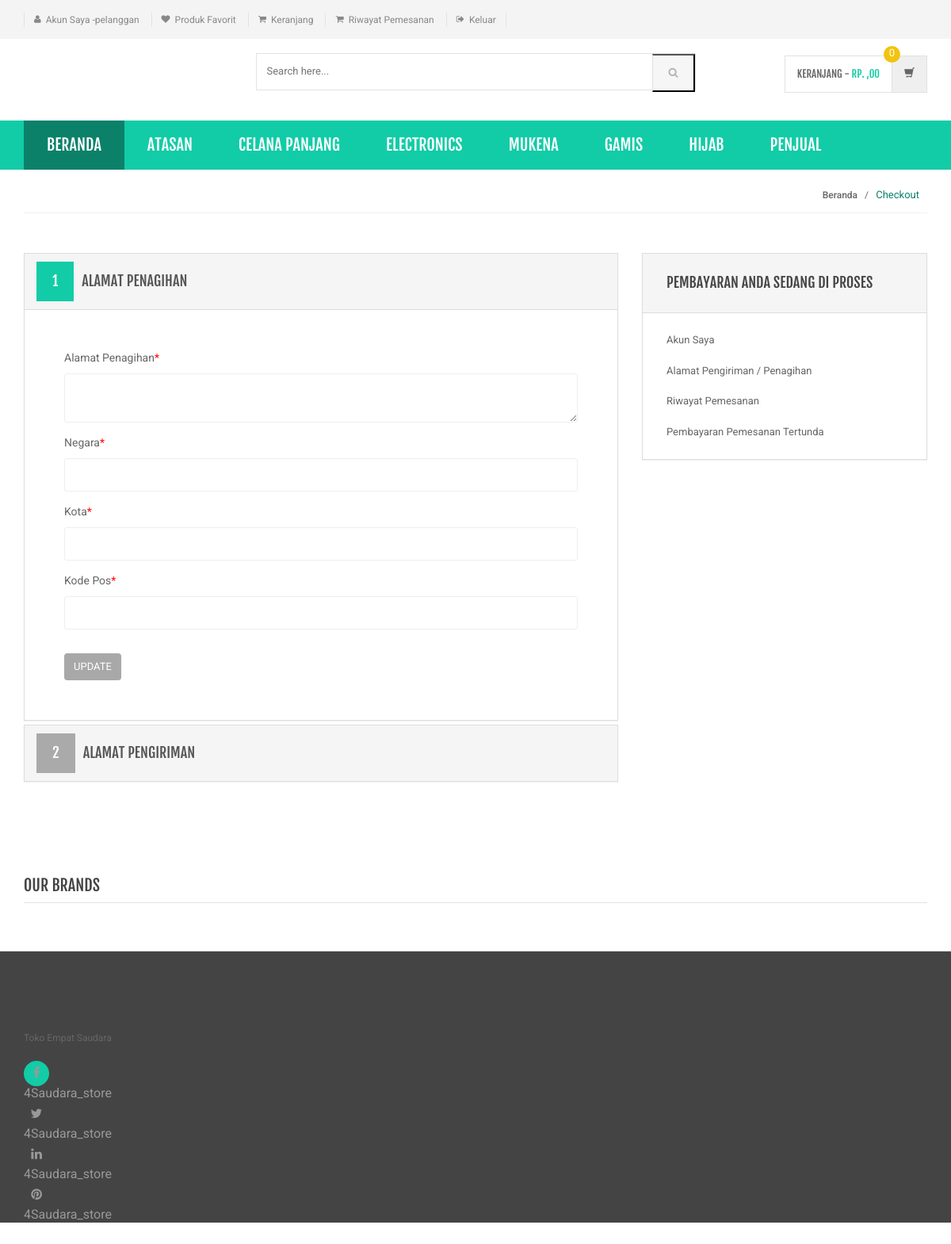
/bill-ship-addresses.php (signed in), run on the app's committed database.
### tables this page shows
CREATE TABLE `category` (
  `id` int(11) NOT NULL,
  `categoryName` varchar(255) DEFAULT NULL,
  `categoryDescription` longtext DEFAULT NULL,
  `creationDate` timestamp NOT NULL DEFAULT current_timestamp(),
  `updationDate` varchar(255) DEFAULT NULL
);

CREATE TABLE `users` (
  `id` int(11) NOT NULL,
  `name` varchar(255) DEFAULT NULL,
  `email` varchar(255) DEFAULT NULL,
  `contactno` bigint(11) DEFAULT NULL,
  `password` varchar(255) DEFAULT NULL,
  `shippingAddress` longtext DEFAULT NULL,
  `shippingState` varchar(255) DEFAULT NULL,
  `shippingCity` varchar(255) DEFAULT NULL,
  `shippingPincode` int(11) DEFAULT NULL,
  `billingAddress` longtext DEFAULT NULL,
  `billingState` varchar(255) DEFAULT NULL,
  `billingCity` varchar(255) DEFAULT NULL,
  `billingPincode` int(11) DEFAULT NULL,
  `regDate` timestamp NOT NULL DEFAULT current_timestamp(),
  `updationDate` varchar(255) DEFAULT NULL
);

### bill-ship-addresses.php (the view, shortened to what this page needs)
<?php
include('includes/config.php');
if(strlen($_SESSION['login'])==0)
    {
header('location:index.php');
}
else{
?>
<!DOCTYPE html>
<html lang="en">
	<head>
	    <link rel="stylesheet" href="assets/css/bootstrap.min.css">
	    <link rel="stylesheet" href="assets/css/main.css">
	    <link rel="stylesheet" href="assets/css/green.css">
	    <link rel="stylesheet" href="assets/css/owl.carousel.css">
		<link rel="stylesheet" href="assets/css/owl.transitions.css">
		<link href="assets/css/lightbox.css" rel="stylesheet">
		<link rel="stylesheet" href="assets/css/animate.min.css">
		<link rel="stylesheet" href="assets/css/rateit.css">
		<link rel="stylesheet" href="assets/css/bootstrap-select.min.css">
		<link rel="stylesheet" href="assets/css/config.css">
		<link href="assets/css/green.css" rel="alternate stylesheet" title="Green color">
		<link href="assets/css/blue.css" rel="alternate stylesheet" title="Blue color">
		<link href="assets/css/red.css" rel="alternate stylesheet" title="Red color">
		<link href="assets/css/orange.css" rel="alternate stylesheet" title="Orange color">
		<link href="assets/css/dark-green.css" rel="alternate stylesheet" title="Darkgreen color">
		<link rel="stylesheet" href="assets/css/font-awesome.min.css">
	</head>
    <body class="cnt-home">
<header class="header-style-1">
<?php include('includes/top-header.php');?>
<?php include('includes/main-header.php');?>
<?php include('includes/menu-bar.php');?>
</header>
<div class="breadcrumb">
	<div class="container">
		<div class="breadcrumb-inner">
			<ul class="list-inline list-unstyled">
				<li><a href="#">Beranda</a></li>
				<li class='active'>Checkout</li>
			</ul>
		</div>
	</div>
</div>
<div class="body-content outer-top-bd">
	<div class="container">
		<div class="checkout-box inner-bottom-sm">
			<div class="row">
				<div class="col-md-8">
					<div class="panel-group checkout-steps" id="accordion">
<div class="panel panel-default checkout-step-01">
		<div class="panel-heading">
    	<h4 class="unicase-checkout-title">
	        <a data-toggle="collapse" class="" data-parent="#accordion" href="#collapseOne">
	          <span>1</span>Alamat Penagihan
	        </a>
	     </h4>
    </div>
	<div id="collapseOne" class="panel-collapse collapse in">
	    <div class="panel-body">
			<div class="row">
				<div class="col-md-12 col-sm-12 already-registered-login">
<?php
$query=mysqli_query($con,"select * from users where id='".$_SESSION['id']."'");
while($row=mysqli_fetch_array($query))
{
?>
					<form class="register-form" role="form" method="post">
<div class="form-group">
					    <label class="info-title" for="Billing Address">Alamat Penagihan<span>*</span></label>
					    <textarea class="form-control unicase-form-control text-input" " name="billingaddress" required="required"><?php echo $row['billingAddress'];?></textarea>
					  </div>
						<div class="form-group">
					    <label class="info-title" for="Billing State ">Negara<span>*</span></label>
			 <input type="text" class="form-control unicase-form-control text-input" id="bilingstate" name="bilingstate" value="<?php echo $row['billingState'];?>" required>
					  </div>
					  <div class="form-group">
					    <label class="info-title" for="Billing City">Kota<span>*</span></label>
					    <input type="text" class="form-control unicase-form-control text-input" id="billingcity" name="billingcity" required="required" value="<?php echo $row['billingCity'];?>" >
					  </div>
 <div class="form-group">
					    <label class="info-title" for="Billing Pincode">Kode Pos<span>*</span></label>
					    <input type="text" class="form-control unicase-form-control text-input" id="billingpincode" name="billingpincode" required="required" value="<?php echo $row['billingPincode'];?>" >
					  </div>
					  <button type="submit" name="update" class="btn-upper btn btn-primary checkout-page-button">Update</button>
					</form>
					<?php } ?>
				</div>
			</div>
		</div>
	</div>
</div>
					  	<div class="panel panel-default checkout-step-02">
						    <div class="panel-heading">
						      <h4 class="unicase-checkout-title">
						        <a data-toggle="collapse" class="collapsed" data-parent="#accordion" href="#collapseTwo">
						          <span>2</span>Alamat Pengiriman
						        </a>
						      </h4>
						    </div>
					  	</div>
					</div>
				</div>
			<?php include('includes/myaccount-sidebar.php');?>
			</div>
		</div>
	<?php include('includes/brands-slider.php');?>
</div>
</div>
<?php include('includes/footer.php');?>
</body>
</html>
<?php } ?>

### includes/menu-bar.php (shortened to what this page needs)
<div class="header-nav animate-dropdown">
    <div class="container">
        <div class="yamm navbar navbar-default" role="navigation">
            <div class="nav-bg-class">
                <div class="navbar-collapse collapse" id="mc-horizontal-menu-collapse">
	<div class="nav-outer">
		<ul class="nav navbar-nav">
			<li class="active dropdown yamm-fw">
				<a href="index.php" data-hover="dropdown" class="dropdown-toggle">Beranda</a>
			</li>
              <?php $sql=mysqli_query($con,"select id,categoryName from category where id!= 9 limit 6");
while($row=mysqli_fetch_array($sql))
{
    ?>
			<li class="dropdown yamm">
				<a href="category.php?cid=<?php echo $row['id'];?>"> <?php echo $row['categoryName'];?></a>
			</li>
			<?php } ?>
            <li class="dropdown yamm">
                <a href="reseller.php?cid=9">PENJUAL</a>
            </li>
		</ul>
		<div class="clearfix"></div>
	</div>
</div>
            </div>
        </div>
    </div>
</div>

### assets/css/green.css (style rules this page uses)
body { background-color:#fff; color:#666; }
h1, h2, h3, h4, h5, h6 { color:#444; }
a, a:visited { color:#C1392B; }

### assets/css/lightbox.css (style rules this page uses)
body:after { content: url(../images/close.png) url(../images/loading.gif) url(../images/prev.png) url(../images/next.png); display: none; }

### assets/css/blue.css (style rules this page uses)
a { color: #3498db; }
.header-style-1 .header-nav { background: #3498db; }
.cnt-home .header-style-1 .header-nav .navbar .navbar-nav > li.active { background: #1d6ca1; }
.breadcrumb ul li.active { color: #1d6ca1; }
.checkout-box .checkout-steps .panel .panel-heading .unicase-checkout-title > a:not(.collapsed) span { background-color: #3498db; }

### assets/css/red.css (style rules this page uses)
a { color: #ff6c6c; }
.header-style-1 .header-nav { background: #ff6c6c; }
.cnt-home .header-style-1 .header-nav .navbar .navbar-nav > li.active { background: #ff1a1a; }
.breadcrumb ul li.active { color: #ff1a1a; }
.checkout-box .checkout-steps .panel .panel-heading .unicase-checkout-title > a:not(.collapsed) span { background-color: #ff6c6c; }

### assets/css/orange.css (style rules this page uses)
a { color: #f39c12; }
.header-style-1 .header-nav { background: #f39c12; }
.cnt-home .header-style-1 .header-nav .navbar .navbar-nav > li.active { background: #ab6c09; }
.breadcrumb ul li.active { color: #ab6c09; }
.checkout-box .checkout-steps .panel .panel-heading .unicase-checkout-title > a:not(.collapsed) span { background-color: #f39c12; }

### assets/css/dark-green.css (style rules this page uses)
body { background-color:#fff; color:#666; }
h1, h2, h3, h4, h5, h6 { color:#444; }
a, a:visited { color:#C1392B; }

### data on the page
category: categoryName "ATASAN"
category: categoryName "CELANA PANJANG"
category: categoryName "ELECTRONICS"
category: categoryName "MUKENA"
category: categoryName "GAMIS"
category: categoryName "HIJAB"

### other printed values
$_SESSION['username'] "pelanggan"
